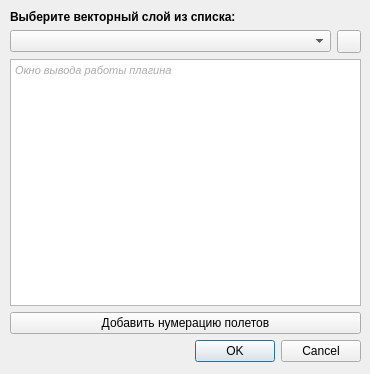
<?xml version="1.0" encoding="UTF-8"?>
<ui version="4.0">
 <class>Dialog</class>
 <widget class="QDialog" name="Dialog">
  <property name="geometry">
   <rect>
    <x>0</x>
    <y>0</y>
    <width>370</width>
    <height>374</height>
   </rect>
  </property>
  <property name="windowTitle">
   <string>Dialog</string>
  </property>
  <widget class="QWidget" name="">
   <property name="geometry">
    <rect>
     <x>10</x>
     <y>10</y>
     <width>351</width>
     <height>352</height>
    </rect>
   </property>
   <layout class="QVBoxLayout" name="verticalLayout">
    <item>
     <widget class="QLabel" name="label_1">
      <property name="font">
       <font>
        <weight>75</weight>
        <bold>true</bold>
       </font>
      </property>
      <property name="text">
       <string>Выберите векторный слой из списка:</string>
      </property>
     </widget>
    </item>
    <item>
     <layout class="QHBoxLayout" name="horizontalLayout_2">
      <item>
       <widget class="QComboBox" name="comboBox"/>
      </item>
      <item>
       <widget class="QToolButton" name="toolButton_cbreload">
        <property name="text">
         <string/>
        </property>
        <property name="icon">
         <iconset>
          <normaloff>../icon_reload.png</normaloff>../icon_reload.png</iconset>
        </property>
       </widget>
      </item>
     </layout>
    </item>
    <item>
     <widget class="QTextEdit" name="textEdit">
      <property name="enabled">
       <bool>true</bool>
      </property>
      <property name="readOnly">
       <bool>true</bool>
      </property>
      <property name="html">
       <string>&lt;!DOCTYPE HTML PUBLIC &quot;-//W3C//DTD HTML 4.0//EN&quot; &quot;http://www.w3.org/TR/REC-html40/strict.dtd&quot;&gt;
&lt;html&gt;&lt;head&gt;&lt;meta name=&quot;qrichtext&quot; content=&quot;1&quot; /&gt;&lt;style type=&quot;text/css&quot;&gt;
p, li { white-space: pre-wrap; }
&lt;/style&gt;&lt;/head&gt;&lt;body style=&quot; font-family:'MS Shell Dlg 2'; font-size:8.25pt; font-weight:400; font-style:normal;&quot;&gt;
&lt;p style=&quot; margin-top:0px; margin-bottom:0px; margin-left:0px; margin-right:0px; -qt-block-indent:0; text-indent:0px;&quot;&gt;&lt;span style=&quot; font-style:italic; color:#aaaaaa;&quot;&gt;Окно вывода работы плагина&lt;/span&gt;&lt;/p&gt;&lt;/body&gt;&lt;/html&gt;</string>
      </property>
      <property name="acceptRichText">
       <bool>false</bool>
      </property>
     </widget>
    </item>
    <item>
     <widget class="QPushButton" name="pushButton">
      <property name="text">
       <string>Добавить нумерацию полетов</string>
      </property>
     </widget>
    </item>
    <item>
     <widget class="QDialogButtonBox" name="buttonBox">
      <property name="orientation">
       <enum>Qt::Horizontal</enum>
      </property>
      <property name="standardButtons">
       <set>QDialogButtonBox::Cancel|QDialogButtonBox::Ok</set>
      </property>
     </widget>
    </item>
   </layout>
  </widget>
 </widget>
 <resources/>
 <connections>
  <connection>
   <sender>buttonBox</sender>
   <signal>accepted()</signal>
   <receiver>Dialog</receiver>
   <slot>accept()</slot>
   <hints>
    <hint type="sourcelabel">
     <x>248</x>
     <y>254</y>
    </hint>
    <hint type="destinationlabel">
     <x>157</x>
     <y>274</y>
    </hint>
   </hints>
  </connection>
  <connection>
   <sender>buttonBox</sender>
   <signal>rejected()</signal>
   <receiver>Dialog</receiver>
   <slot>reject()</slot>
   <hints>
    <hint type="sourcelabel">
     <x>316</x>
     <y>260</y>
    </hint>
    <hint type="destinationlabel">
     <x>286</x>
     <y>274</y>
    </hint>
   </hints>
  </connection>
 </connections>
</ui>
